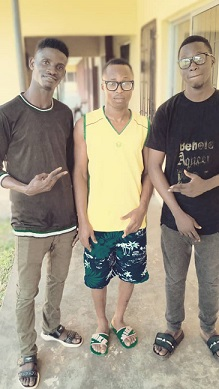
#> input picture Images/friends.jpg, 219 x 389 px
$ python splitcolor.py
#> lines starting #> are read from the running program, lines starting #| are printed output that depends on the picture
import cv2 as cv
img = cv.imread('Images/friends.jpg')
#> img is the input picture: shape (389, 219, 3); mean B, G, R 130.2, 150.5, 160.8
b, g, r = cv.split(img)
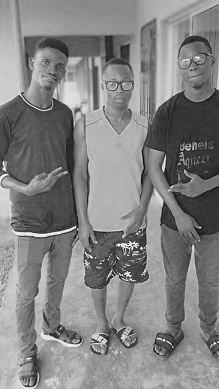
#> b: shape (389, 219); min 0, max 255, mean 130.2
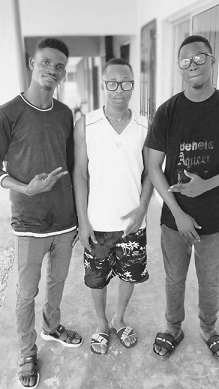
#> g: shape (389, 219); min 7, max 255, mean 150.5
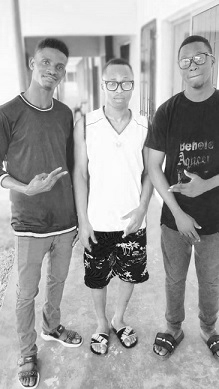
#> r: shape (389, 219); min 0, max 255, mean 160.8
print("The shape of the original image is {}". format(img.shape))
#| The shape of the original image is (389, 219, 3)
print("The shape of the blue colour component is {}". format(b.shape))
#| The shape of the blue colour component is (389, 219)
print("The shape of the green colour is {}". format(img.shape))
#| The shape of the green colour is (389, 219, 3)
print("The shape of the original image is {}". format(img.shape))
#| The shape of the original image is (389, 219, 3)

cv.waitKey(0)

$ run again, with Images/flex.jpg copied over Images/friends.jpg
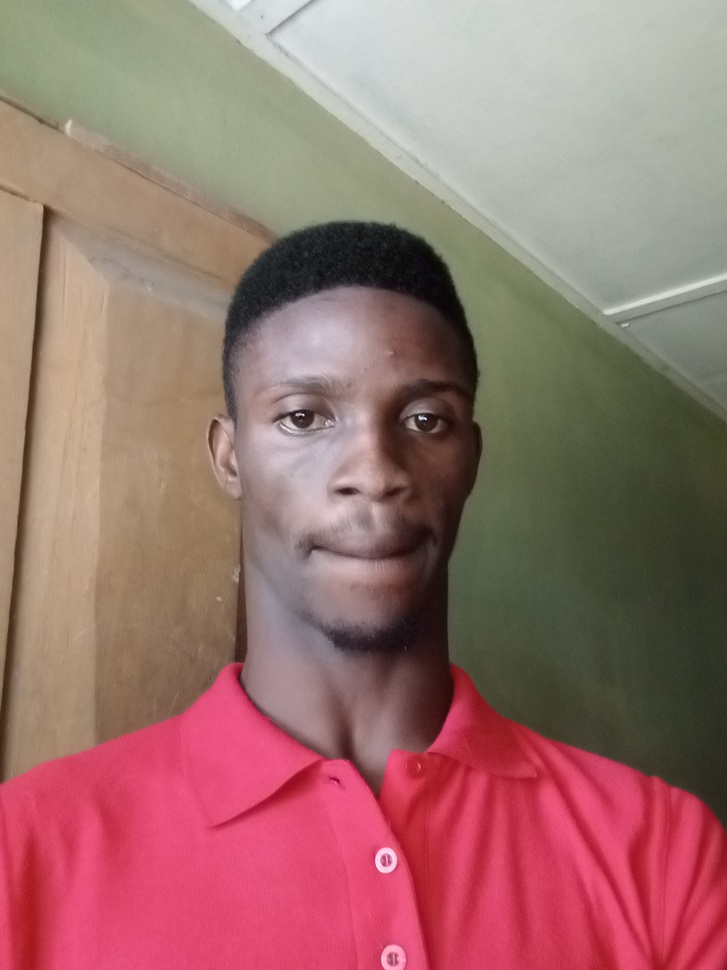
#> input picture Images/flex.jpg, 727 x 970 px, shrunk from 2448 x 3264 before the run
#> img is the input picture: shape (970, 727, 3); mean B, G, R 109.7, 113.4, 154.8
#> `b, g, r = cv.split(img)`:
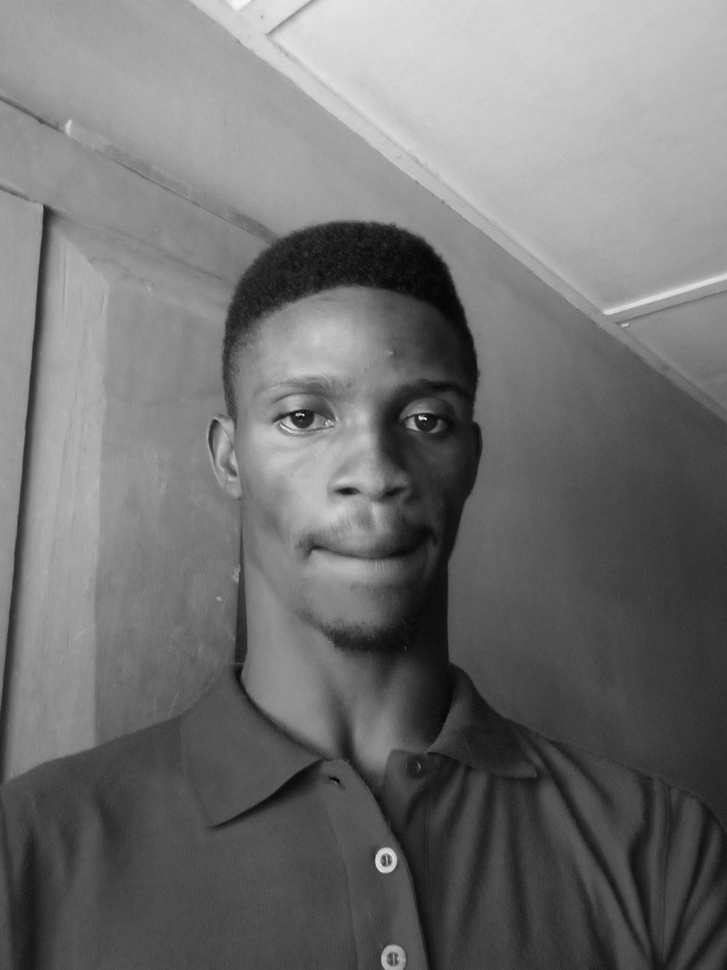
#> g: shape (970, 727); min 0, max 249, mean 113.4
#> `b, g, r = cv.split(img)`:
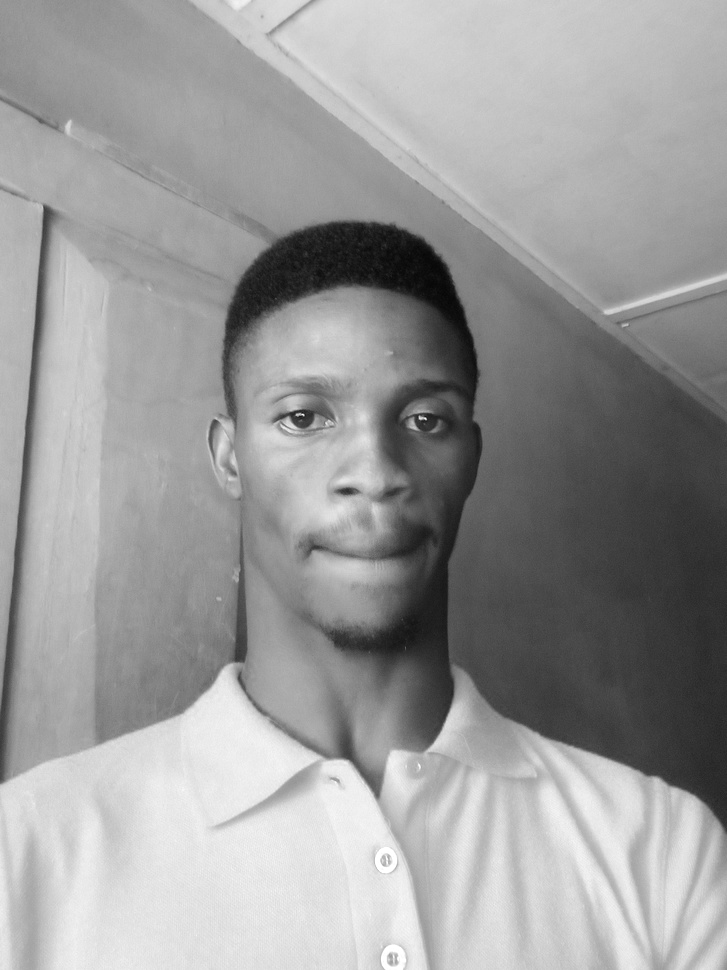
#> r: shape (970, 727); min 5, max 255, mean 154.8
#| The shape of the original image is (970, 727, 3)
#| The shape of the blue colour component is (970, 727)
#| The shape of the green colour is (970, 727, 3)
#| The shape of the original image is (970, 727, 3)

$ run again, with Images/seun.jpg copied over Images/friends.jpg
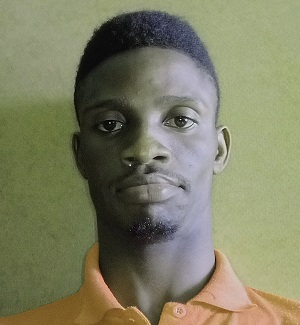
#> input picture Images/seun.jpg, 300 x 325 px
#> img is the input picture: shape (325, 300, 3); mean B, G, R 99.9, 127.1, 126.9
#> `b, g, r = cv.split(img)`:
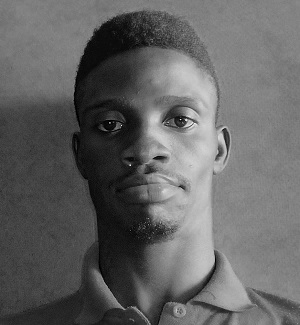
#> b: shape (325, 300); min 0, max 251, mean 99.9
#> `b, g, r = cv.split(img)`:
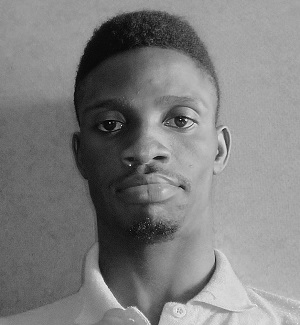
#> r: shape (325, 300); min 0, max 254, mean 126.9
#| The shape of the original image is (325, 300, 3)
#| The shape of the blue colour component is (325, 300)
#| The shape of the green colour is (325, 300, 3)
#| The shape of the original image is (325, 300, 3)
